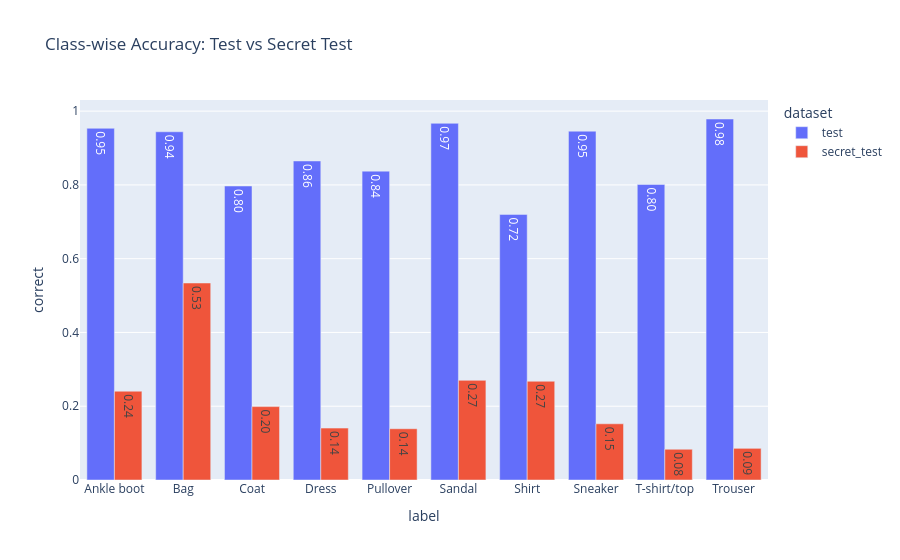

The notebook cell saved with this chart:
### Markdown cell above
<!-- BEGIN QUESTION -->

### Code cell
# TODO: Make a two-colored bar plot of the model's accuracy on the test set and the secret test set
test_class_acc = (
    test_df.groupby('label')['correct']
    .mean()
    .reset_index()
)
test_class_acc['dataset'] = 'test'

# secret test set class-wise accuracy
secret_class_acc = (
    test_secret_df.groupby('label')['correct']
    .mean()
    .reset_index()
)
secret_class_acc['dataset'] = 'secret_test'

# combine
classwise_acc = pd.concat([test_class_acc, secret_class_acc], ignore_index=True)

# plot (pandas plotting → plotly backend)
fig = classwise_acc.plot(
    kind='bar',
    x='label',
    y='correct',
    color='dataset',
    barmode='group',
    text_auto='.2f',
    title='Class-wise Accuracy: Test vs Secret Test'
)

fig.show()

### Figure 1 — Plotly figure (JSON) as saved in the notebook; plotly's stock layout.template omitted (floating-point values rounded to 4 significant figures)
{"data": [{"y": [0.9534, 0.944, 0.797, 0.8649, 0.8373, 0.967, 0.72, 0.9456, 0.8012, 0.9787], "type": "bar", "yaxis": "y", "marker": {"color": "#636efa", "pattern": {"shape": ""}}, "textposition": "auto", "alignmentgroup": "True", "texttemplate": "%{y:.2f}", "xaxis": "x", "offsetgroup": "test", "name": "test", "hovertemplate": "dataset=test<br>label=%{x}<br>correct=%{y}<extra></extra>", "legendgroup": "test", "x": ["Ankle boot", "Bag", "Coat", "Dress", "Pullover", "Sandal", "Shirt", "Sneaker", "T-shirt/top", "Trouser"], "showlegend": true, "orientation": "v"}, {"y": [0.2407, 0.534, 0.1989, 0.1407, 0.139, 0.2701, 0.2677, 0.1524, 0.08333, 0.08586], "type": "bar", "yaxis": "y", "marker": {"color": "#EF553B", "pattern": {"shape": ""}}, "textposition": "auto", "alignmentgroup": "True", "texttemplate": "%{y:.2f}", "xaxis": "x", "offsetgroup": "secret_test", "name": "secret_test", "hovertemplate": "dataset=secret_test<br>label=%{x}<br>correct=%{y}<extra></extra>", "legendgroup": "secret_test", "x": ["Ankle boot", "Bag", "Coat", "Dress", "Pullover", "Sandal", "Shirt", "Sneaker", "T-shirt/top", "Trouser"], "showlegend": true, "orientation": "v"}], "layout": {"barmode": "group", "legend": {"title": {"text": "dataset"}, "tracegroupgap": 0.0}, "xaxis": {"title": {"text": "label"}, "anchor": "y", "domain": [0.0, 1.0]}, "title": {"text": "Class-wise Accuracy: Test vs Secret Test"}, "yaxis": {"title": {"text": "correct"}, "anchor": "x", "domain": [0.0, 1.0]}}}
